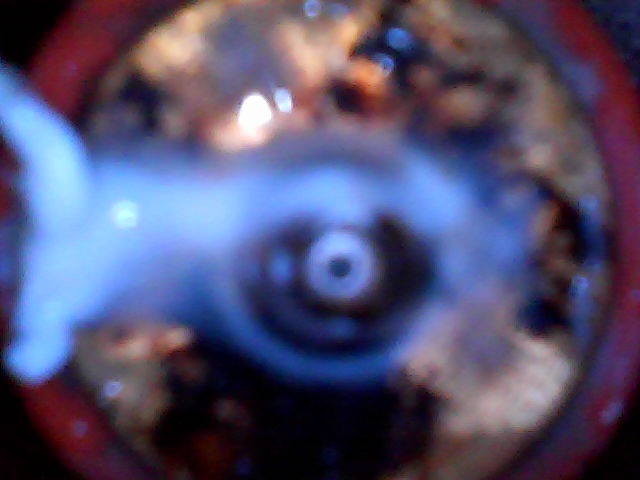
#> input picture 100.jpg, 640 x 480 px
$ python -i OpenCVDetectionModule.py   (imports and definitions only)
#> lines starting #> are read from the running program, lines starting #| are printed output that depends on the picture; after the words box and inside, x2 and y2 are one past the last pixel; in counts of white or black regions, pixels touching at a corner belong together
import copy, time, cv2, numpy as np
from PIL import ImageTk, Image, ImageDraw

class OpenCVDetectionModule:

    ##### Setup functions
    # init function
    def __init__(self, *args, **kwargs):
        # TAMV has 2 detectors, one for standard and one for relaxed
        self.createDetectors()

    def nozzleDetection(self, image):
        image = cv2.cvtColor(np.array(image), cv2.COLOR_RGB2BGR)
        # working frame object
        nozzleDetectFrame = copy.deepcopy(image)
        # return value for keypoints
        keypoints = None
        center = (None, None)
        # check which algorithm worked previously
        if 1==1: #(self.__algorithm is None):
            preprocessorImage0 = self.preprocessImage(frameInput=nozzleDetectFrame, algorithm=0)
            preprocessorImage1 = self.preprocessImage(frameInput=nozzleDetectFrame, algorithm=1)
            preprocessorImage2 = self.preprocessImage(frameInput=nozzleDetectFrame, algorithm=2)

            # apply combo 1 (standard detector, preprocessor 0)
            keypoints = self.detector.detect(preprocessorImage0)
            keypointColor = (0,0,255)
            if(len(keypoints) != 1):
                # apply combo 2 (standard detector, preprocessor 1)
                keypoints = self.detector.detect(preprocessorImage1)
                keypointColor = (0,255,0)
                if(len(keypoints) != 1):
                    # apply combo 3 (relaxed detector, preprocessor 0)
                    keypoints = self.relaxedDetector.detect(preprocessorImage0)
                    keypointColor = (255,0,0)
                    if(len(keypoints) != 1):
                        # apply combo 4 (relaxed detector, preprocessor 1)
                        keypoints = self.relaxedDetector.detect(preprocessorImage1)
                        keypointColor = (39,127,255)

                        if(len(keypoints) != 1):
                            # apply combo 5 (superrelaxed detector, preprocessor 2)
                            keypoints = self.superRelaxedDetector.detect(preprocessorImage2)
                            keypointColor = (39,255,127)
                            if(len(keypoints) != 1):
                                # failed to detect a nozzle, correct return value object
                                keypoints = None
                            else:
                                self.__algorithm = 5
                        else:
                            self.__algorithm = 4
                    else:
                        self.__algorithm = 3
                else:
                    self.__algorithm = 2
            else:
                self.__algorithm = 1
        elif(self.__algorithm == 1):
            preprocessorImage0 = self.preprocessImage(frameInput=nozzleDetectFrame, algorithm=0)
            keypoints = self.detector.detect(preprocessorImage0)
            keypointColor = (0,0,255)
        elif(self.__algorithm == 2):
            preprocessorImage1 = self.preprocessImage(frameInput=nozzleDetectFrame, algorithm=1)
            keypoints = self.detector.detect(preprocessorImage1)
            keypointColor = (0,255,0)
        elif(self.__algorithm == 3):
            preprocessorImage0 = self.preprocessImage(frameInput=nozzleDetectFrame, algorithm=0)
            keypoints = self.relaxedDetector.detect(preprocessorImage0)
            keypointColor = (255,0,0)
        else:
            preprocessorImage1 = self.preprocessImage(frameInput=nozzleDetectFrame, algorithm=1)
            keypoints = self.relaxedDetector.detect(preprocessorImage1)
            keypointColor = (39,127,255)

        if keypoints is not None:
            print("Nozzle detected %i circles with algorithm: %s" % (len(keypoints), str(self.__algorithm)))
        else:
            print("Nozzle detection failed.")


        # process keypoint
        if(keypoints is not None and len(keypoints) >= 1):
            # If multiple keypoints are found,
            if len(keypoints) > 1:
                # use the one closest to the center of the image.
                closest_index = self.find_closest_keypoint(keypoints)
                # create center object from centermost keypoint
                (x,y) = np.around([keypoints[closest_index]].pt)
                kp = keypoints[closest_index]
            else:
                # create center object from first and only keypoint
                (x,y) = np.around(keypoints[0].pt)
                kp : cv2.KeyPoint = keypoints[0]

            x,y = int(x), int(y)
            center = [x,y]
            # create radius object
            keypointRadius = np.around(keypoints[0].size/2)
            keypointRadius = int(keypointRadius)
            circleFrame = cv2.circle(img=nozzleDetectFrame, center=center, radius=keypointRadius,color=keypointColor,thickness=-1,lineType=cv2.LINE_AA)
            nozzleDetectFrame = cv2.addWeighted(circleFrame, 0.4, nozzleDetectFrame, 0.6, 0)
            nozzleDetectFrame = cv2.circle(img=nozzleDetectFrame, center=center, radius=keypointRadius, color=(0,0,0), thickness=1,lineType=cv2.LINE_AA)
            nozzleDetectFrame = cv2.line(nozzleDetectFrame, (x-5,y), (x+5, y), (255,255,255), 2)
            nozzleDetectFrame = cv2.line(nozzleDetectFrame, (x,y-5), (x, y+5), (255,255,255), 2)
        else:
            # no keypoints, draw a 3 outline circle in the middle of the frame
            # keypointRadius = 17
            # nozzleDetectFrame = cv2.circle(img=nozzleDetectFrame, center=(320,240), radius=keypointRadius, color=(0,0,0), thickness=3,lineType=cv2.LINE_AA)
            # nozzleDetectFrame = cv2.circle(img=nozzleDetectFrame, center=(320,240), radius=keypointRadius+1, color=(0,0,255), thickness=1,lineType=cv2.LINE_AA)
            center = None
        # [5 lines of commented-out code are left out]

        img = Image.fromarray(cv2.cvtColor(nozzleDetectFrame, cv2.COLOR_BGR2RGB))

        # return(center, nozzleDetectFrame)
        return(center, img, int(np.around(kp.size/2)))

    # Image detection preprocessors
    def preprocessImage(self, frameInput, algorithm=0):
        try:
            outputFrame = self.adjust_gamma(image=frameInput, gamma=1.2)
            height, width, channels = outputFrame.shape
        except: outputFrame = copy.deepcopy(frameInput)
        if(algorithm == 0):
            yuv = cv2.cvtColor(outputFrame, cv2.COLOR_BGR2YUV)
            yuvPlanes = cv2.split(yuv)
            yuvPlanes_0 = cv2.GaussianBlur(yuvPlanes[0],(7,7),6)
            yuvPlanes_0 = cv2.adaptiveThreshold(yuvPlanes_0,255,cv2.ADAPTIVE_THRESH_GAUSSIAN_C, cv2.THRESH_BINARY,35,1)
            outputFrame = cv2.cvtColor(yuvPlanes_0,cv2.COLOR_GRAY2BGR)
        elif(algorithm == 1):
            outputFrame = cv2.cvtColor(outputFrame, cv2.COLOR_BGR2GRAY )
            thr_val, outputFrame = cv2.threshold(outputFrame, 127, 255, cv2.THRESH_BINARY|cv2.THRESH_TRIANGLE )
            outputFrame = cv2.GaussianBlur( outputFrame, (7,7), 6 )
            outputFrame = cv2.cvtColor( outputFrame, cv2.COLOR_GRAY2BGR )
        elif(algorithm == 2):
            gray = cv2.cvtColor(frameInput, cv2.COLOR_BGR2GRAY)
            outputFrame = cv2.medianBlur(gray, 5)

        return(outputFrame)

    def find_closest_keypoint(keypoints):
        closest_index = None
        closest_distance = float('inf')
        target_point = np.array([320, 240])

        for i, keypoint in enumerate(keypoints):
            point = np.array(keypoint.pt)
            distance = np.linalg.norm(point - target_point)

            if distance < closest_distance:
                closest_distance = distance
                closest_index = i

        return closest_index

    def adjust_gamma(self, image, gamma=1.2):
        # build a lookup table mapping the pixel values [0, 255] to
        # their adjusted gamma values
        invGamma = 1.0 / gamma
        table = np.array([((i / 255.0) ** invGamma) * 255
            for i in np.arange(0, 256)]).astype( 'uint8' )
        # apply gamma correction using the lookup table
        return cv2.LUT(image, table)

    def createDetectors(self):
        # Standard Parameters
        if(True):
            self.standardParams = cv2.SimpleBlobDetector_Params()
            # Thresholds
            self.standardParams.minThreshold = 1
            self.standardParams.maxThreshold = 50
            self.standardParams.thresholdStep = 1
            # Area
            self.standardParams.filterByArea = True
            self.standardParams.minArea = 400
            self.standardParams.maxArea = 900
            # Circularity
            self.standardParams.filterByCircularity = True
            self.standardParams.minCircularity = 0.8
            self.standardParams.maxCircularity= 1
            # Convexity
            self.standardParams.filterByConvexity = True
            self.standardParams.minConvexity = 0.3
            self.standardParams.maxConvexity = 1
            # Inertia
            self.standardParams.filterByInertia = True
            self.standardParams.minInertiaRatio = 0.3

        # Relaxed Parameters
        if(True):
            self.relaxedParams = cv2.SimpleBlobDetector_Params()
            # Thresholds
            self.relaxedParams.minThreshold = 1
            self.relaxedParams.maxThreshold = 50
            self.relaxedParams.thresholdStep = 1
            # Area
            self.relaxedParams.filterByArea = True
            self.relaxedParams.minArea = 600
            self.relaxedParams.maxArea = 15000
            # Circularity
            self.relaxedParams.filterByCircularity = True
            self.relaxedParams.minCircularity = 0.6
            self.relaxedParams.maxCircularity= 1
            # Convexity
            self.relaxedParams.filterByConvexity = True
            self.relaxedParams.minConvexity = 0.1
            self.relaxedParams.maxConvexity = 1
            # Inertia
            self.relaxedParams.filterByInertia = True
            self.relaxedParams.minInertiaRatio = 0.3

        # Super Relaxed Parameters
            t1=20
            t2=200
            all=0.5
            area=200

            self.superRelaxedParams = cv2.SimpleBlobDetector_Params()

            self.superRelaxedParams.minThreshold = t1
            self.superRelaxedParams.maxThreshold = t2

            self.superRelaxedParams.filterByArea = True
            self.superRelaxedParams.minArea = area

            self.superRelaxedParams.filterByCircularity = True
            self.superRelaxedParams.minCircularity = all

            self.superRelaxedParams.filterByConvexity = True
            self.superRelaxedParams.minConvexity = all

            self.superRelaxedParams.filterByInertia = True
            self.superRelaxedParams.minInertiaRatio = all

            self.superRelaxedParams.filterByColor = False

            self.superRelaxedParams.minDistBetweenBlobs = 2

        # Create 3 detectors
        self.detector = cv2.SimpleBlobDetector_create(self.standardParams)
        self.relaxedDetector = cv2.SimpleBlobDetector_create(self.relaxedParams)
        self.superRelaxedDetector = cv2.SimpleBlobDetector_create(self.superRelaxedParams)

>>> import cv2
>>> picture = cv2.cvtColor(cv2.imread('100.jpg'), cv2.COLOR_BGR2RGB)
>>> result = OpenCVDetectionModule().nozzleDetection(picture)
#> in nozzleDetection, image is the input picture: shape (480, 640, 3); mean B, G, R 110.9, 79.4, 83.4
#> in preprocessImage, `yuv = cv2.cvtColor(outputFrame, cv2.COLOR_BGR2YUV)`: yuv: shape (480, 640, 3); mean of channels 0, 1, 2 96.6, 140.5, 128.3
#> in preprocessImage, `yuvPlanes_0 = cv2.GaussianBlur(yuvPlanes[0],(7,7),6)`:
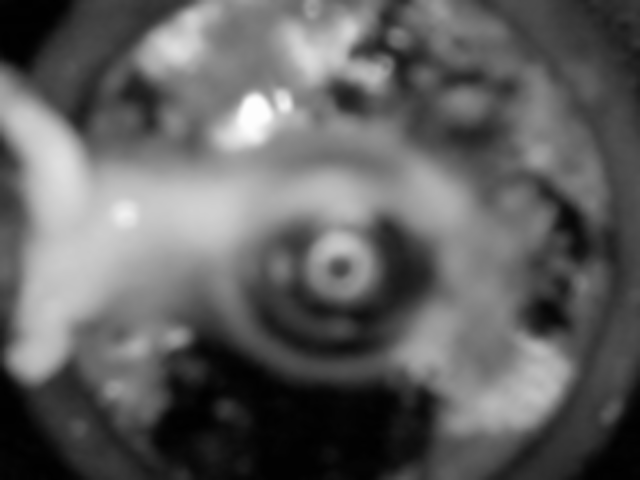
#> yuvPlanes_0: shape (480, 640); min 1, max 253, mean 96.6
#> in preprocessImage, `yuvPlanes_0 = cv2.adaptiveThreshold(yuvPlanes_0,255,cv2.ADAPTIVE_THRES..`:
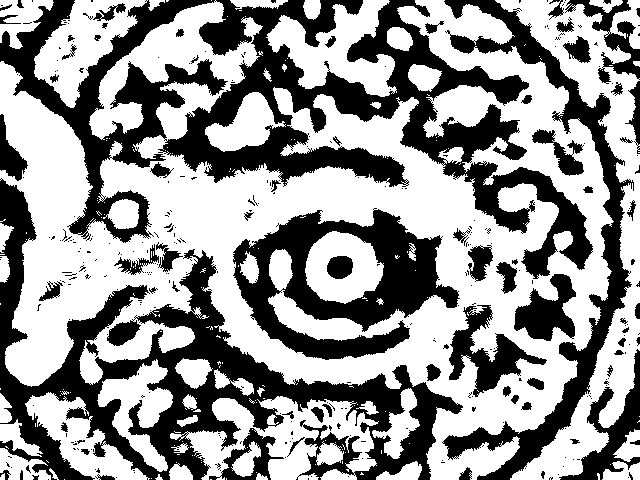
#> yuvPlanes_0: shape (480, 640); 58.6% white; 338 black regions (263 under 20 px), largest, box (x1, y1, x2, y2) and area: (0, 0, 593, 279) 45931, (0, 178, 463, 480) 32973, (233, 208, 460, 360) 15030
#> call 2 of preprocessImage, with algorithm = 1
#> in preprocessImage (call 2), `thr_val, outputFrame = cv2.threshold(outputFrame, 127, 255, cv2.THRESH..`:
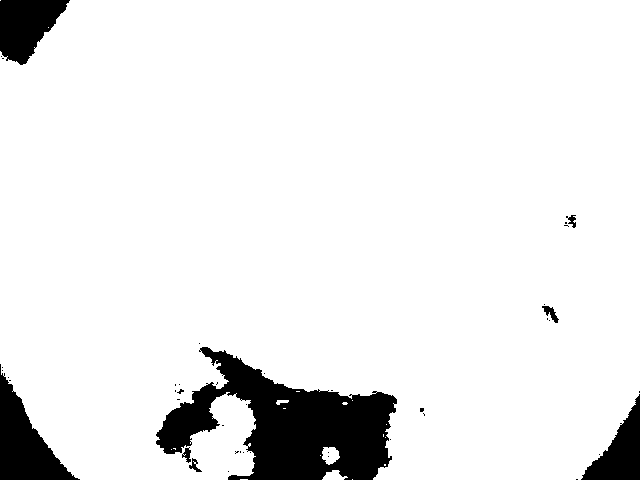
#> outputFrame: shape (480, 640); 91.7% white; 43 black regions (35 under 20 px), largest, box (x1, y1, x2, y2) and area: (156, 347, 397, 480) 15720, (0, 364, 80, 480) 3925, (0, 0, 70, 65) 2954
#> in preprocessImage (call 2), `thr_val, outputFrame = cv2.threshold(outputFrame, 127, 255, cv2.THRESH..`: thr_val = 9
#> in preprocessImage (call 2), `outputFrame = cv2.GaussianBlur( outputFrame, (7,7), 6 )`:
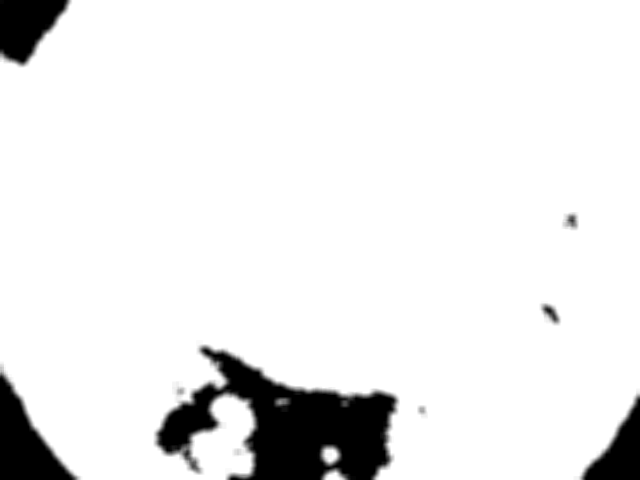
#> outputFrame: shape (480, 640); min 0, max 255, mean 233.9
#> in nozzleDetection, `keypoints = self.detector.detect(preprocessorImage0)`: keypoints = 1 keypoints; (x, y, size): (340, 267, 25.8)
#| Nozzle detected 1 circles with algorithm: 1
#> in nozzleDetection, `(x,y) = np.around(keypoints[0].pt)`: x = 340; y = 267
#> in nozzleDetection, `kp : cv2.KeyPoint = keypoints[0]`: kp = keypoint at (339.6, 266.7), size 25.8
#> in nozzleDetection, `center = [x,y]`: center = [340, 267]
#> in nozzleDetection, `nozzleDetectFrame = cv2.circle(img=nozzleDetectFrame, center=center, r..`:
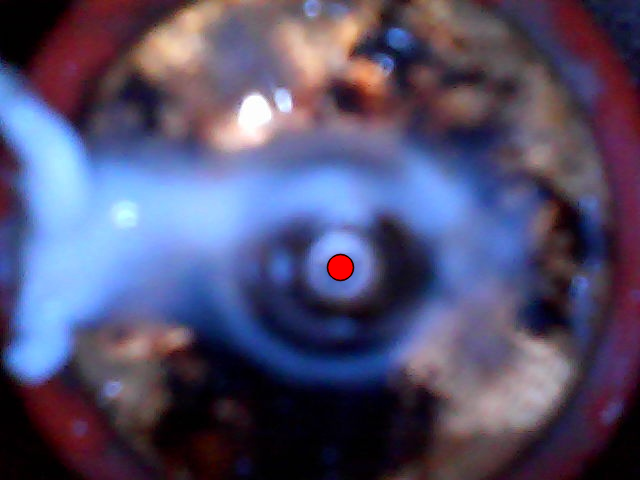
#> nozzleDetectFrame: shape (480, 640, 3); mean B, G, R 110.6, 79.3, 83.7
#> in nozzleDetection, `nozzleDetectFrame = cv2.line(nozzleDetectFrame, (x-5,y), (x+5, y), (25..`: nozzleDetectFrame: shape (480, 640, 3); 0.01% of pixels changed, all inside (x1, y1, x2, y2) = (334, 266, 347, 269)
#> in nozzleDetection, `nozzleDetectFrame = cv2.line(nozzleDetectFrame, (x,y-5), (x, y+5), (25..`: nozzleDetectFrame: shape (480, 640, 3); mean B, G, R 110.7, 79.3, 83.7
